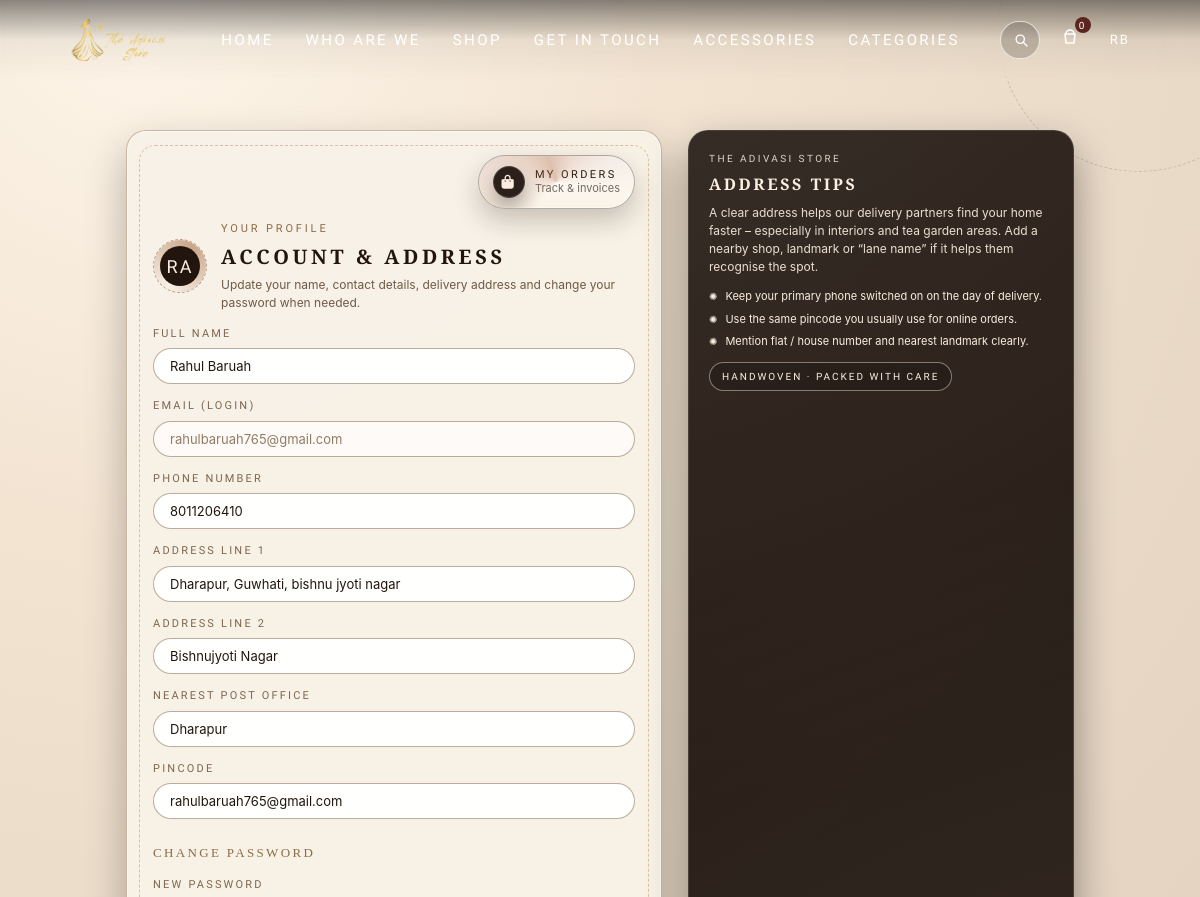
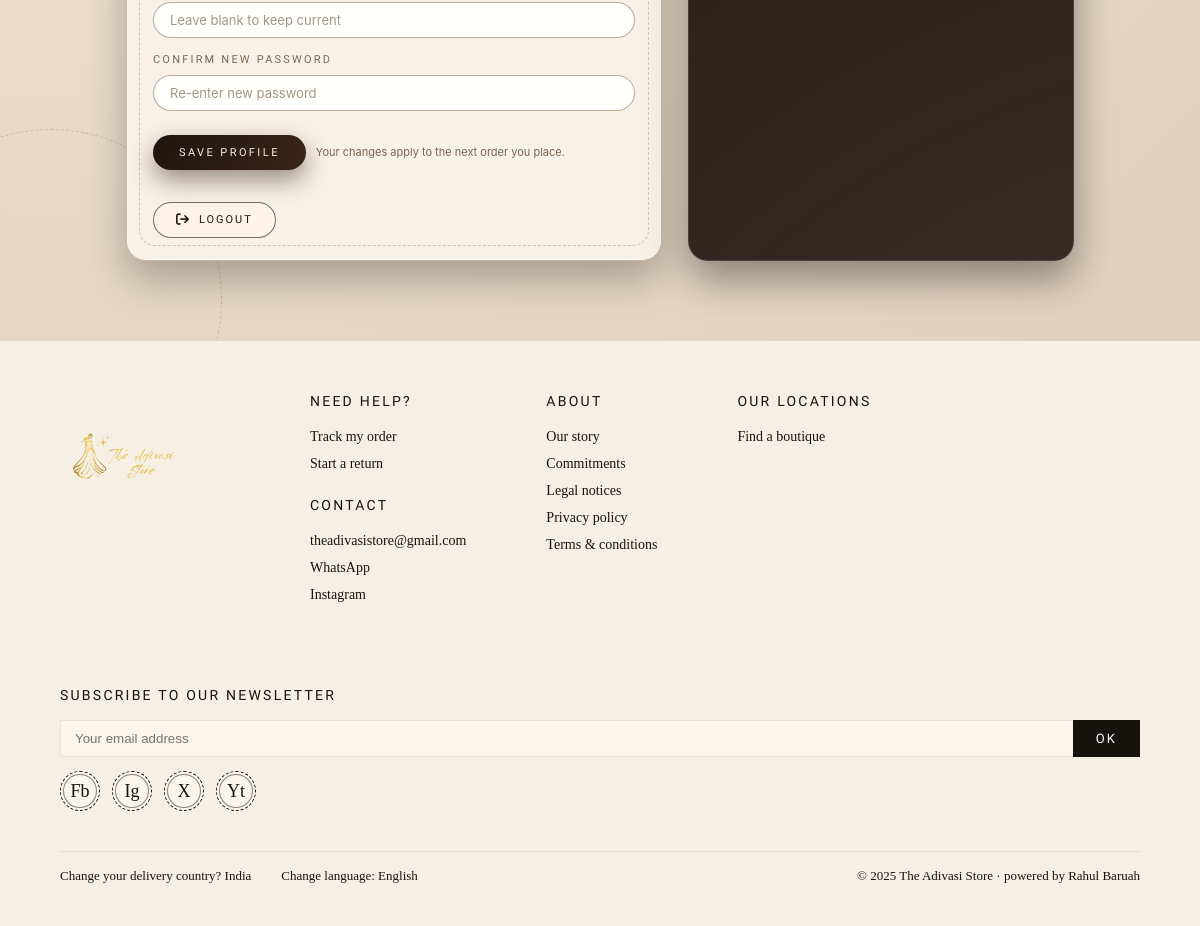
The page /profile (signed in) on the database its author committed (2 pictures, top to bottom).
### app.py (models this page shows, shortened)
class User(UserMixin, db.Model):
    id = db.Column(db.Integer, primary_key=True)
    email = db.Column(db.String(150), unique=True, nullable=False)
    name = db.Column(db.String(150))
    password_hash = db.Column(db.String(255), nullable=False)
    is_admin = db.Column(db.Boolean, default=False)
    phone = db.Column(db.String(30))
    nearest_post_office = db.Column(db.String(150))
    pincode = db.Column(db.String(20))
    address_line1 = db.Column(db.String(255))
    address_line2 = db.Column(db.String(255))
    created_at = db.Column(db.DateTime, default=datetime.utcnow)
    @property
    def initials(self):
        if self.name:
            parts = self.name.strip().split()
            if len(parts) == 1:
                return parts[0][:2].upper()
            return (parts[0][0] + parts[-1][0]).upper()
        return (self.email[:2] if self.email else "GU").upper()

### app.py (the view, shortened to what this page needs)
@app.route("/profile", methods=["GET", "POST"])
@login_required
def profile():
    if current_user.is_admin:
        return redirect(url_for("admin_profile"))
    return render_template("profile.html")

### app.py (called while the page is built)
@login_manager.user_loader
def load_user(user_id):
    return User.query.get(int(user_id))

@app.context_processor
def inject_cart_info():
    cart_count = 0
    if current_user.is_authenticated and not getattr(current_user, "is_admin", False):
        cart_count = (
            db.session.query(db.func.coalesce(db.func.sum(CartItem.quantity), 0))
            .filter_by(user_id=current_user.id)
            .scalar()
            or 0
        )
    cart_just_added = session.pop("cart_just_added", False)
    return dict(
        cart_count=int(cart_count),
        cart_just_added=bool(cart_just_added),
    )

### templates/profile.html (shortened to what this page needs)
{% extends "base.html" %}
{% block content %}
<main>
  <section class="section profile-page">
    <div class="profile-shell">
      <div class="profile-card">
        <div class="profile-top-actions">
          <a href="{{ url_for('my_orders') }}" class="profile-orders-btn" aria-label="My Orders">
            <span class="profile-orders-ico" aria-hidden="true">
              <i class="fa-solid fa-bag-shopping"></i>
            </span>
            <span class="profile-orders-pill">
              <span class="t1">My Orders</span>
              <span class="t2">Track & invoices</span>
            </span>
          </a>
        </div>
        <div class="profile-header">
          <div class="profile-avatar-ring">
            <div class="profile-avatar-initials">
              {{ (current_user.name or current_user.email or 'A')[:2].upper() }}
            </div>
          </div>
          <div class="profile-header-text">
            <div class="profile-kicker">Your Profile</div>
            <h1 class="profile-title">Account & Address</h1>
            <p class="profile-sub">
              Update your name, contact details, delivery address and change your password when needed.
            </p>
          </div>
        </div>
        <form method="POST" class="profile-form">
          <div class="profile-group">
            <label class="profile-label" for="name">Full name</label>
            <div class="profile-input-wrap">
              <input
                id="name"
                type="text"
                name="name"
                class="profile-input"
                placeholder="Your full name"
                value="{{ current_user.name or '' }}"
                required
              >
            </div>
          </div>
          <div class="profile-group">
            <label class="profile-label" for="email">Email (login)</label>
            <div class="profile-input-wrap">
              <input
                id="email"
                type="email"
                class="profile-input"
                value="{{ current_user.email }}"
                disabled
              >
            </div>
          </div>
          <div class="profile-group">
            <label class="profile-label" for="phone">Phone number</label>
            <div class="profile-input-wrap">
              <input
                id="phone"
                type="text"
                name="phone"
                class="profile-input"
                placeholder="10-digit mobile number"
                value="{{ current_user.phone or '' }}"
              >
            </div>
          </div>
          <div class="profile-group">
            <label class="profile-label" for="address_line1">Address line 1</label>
            <div class="profile-input-wrap">
              <input
                id="address_line1"
                type="text"
                name="address_line1"
                class="profile-input"
                placeholder="House / Lane / Locality"
                value="{{ current_user.address_line1 or '' }}"
              >
            </div>
          </div>
          <div class="profile-group">
            <label class="profile-label" for="address_line2">Address line 2</label>
            <div class="profile-input-wrap">
              <input
                id="address_line2"
                type="text"
                name="address_line2"
                class="profile-input"
                placeholder="Landmark / Area"
                value="{{ current_user.address_line2 or '' }}"
              >
            </div>
          </div>
          <div class="profile-group">
            <label class="profile-label" for="nearest_post_office">Nearest Post Office</label>
            <div class="profile-input-wrap">
              <input
                id="nearest_post_office"
                type="text"
                name="nearest_post_office"
                class="profile-input"
                placeholder="Example: Chhimphei PO"
                value="{{ current_user.nearest_post_office or '' }}"
              >
            </div>
          </div>
          <div class="profile-group">
            <label class="profile-label" for="pincode">Pincode</label>
            <div class="profile-input-wrap">
              <input
                id="pincode"
                type="text"
                name="pincode"
                class="profile-input"
                placeholder="e.g. 781 XXX"
                value="{{ current_user.pincode or '' }}"
              >
            </div>
          </div>
          <div class="profile-section-title">Change password</div>
          <div class="profile-group">
            <label class="profile-label" for="new_password">New password</label>
            <div class="profile-input-wrap">
              <input
                id="new_password"
                type="password"
                name="new_password"
                class="profile-input"
                placeholder="Leave blank to keep current"
              >
            </div>
          </div>
          <div class="profile-group">
            <label class="profile-label" for="confirm_password">Confirm new password</label>
            <div class="profile-input-wrap">
              <input
                id="confirm_password"
                type="password"
                name="confirm_password"
                class="profile-input"
                placeholder="Re-enter new password"
              >
            </div>
          </div>
          <div class="profile-submit-row">
            <button type="submit" class="profile-save-btn">
              Save profile
            </button>
            <span class="profile-hint">
              Your changes apply to the next order you place.
            </span>
          </div>
          <div class="profile-logout-wrap">
            <a href="{{ url_for('logout') }}" class="profile-logout">
              <i class="fa-solid fa-arrow-right-from-bracket"></i>
              Logout
            </a>
          </div>
        </form>
      </div>
      <aside class="profile-side-card">
        <div class="profile-side-inner">
          <div class="profile-side-kicker">The Adivasi Store</div>
          <h2 class="profile-side-title">Address tips</h2>
          <p class="profile-side-text">
            A clear address helps our delivery partners find your home faster – especially in interiors and tea
            garden areas. Add a nearby shop, landmark or “lane name” if it helps them recognise the spot.
          </p>
          <ul class="profile-side-list">
            <li>Keep your primary phone switched on on the day of delivery.</li>
            <li>Use the same pincode you usually use for online orders.</li>
            <li>Mention flat / house number and nearest landmark clearly.</li>
          </ul>
          <span class="profile-side-tag">
            <span>Handwoven · Packed with care</span>
          </span>
        </div>
      </aside>
    </div>
  </section>
</main>
{% endblock %}

### templates/base.html (shortened to what this page needs)
<!DOCTYPE html>
<html lang="en">
<head>
  <link rel="stylesheet"
        href="https://cdnjs.cloudflare.com/ajax/libs/font-awesome/6.5.1/css/all.min.css"
 />
</head>
<body>
  <header class="site-header" id="site-header">
    <div class="site-logo">
      <a href="{{ url_for('home') }}" aria-label="Go to Home">
  <img src="{{ url_for('static', filename='images/logo22.png') }}" alt="Brand Logo">
</a>
    </div>
    <nav class="nav-main" aria-label="Main navigation">
      <ul class="nav-links">
        <li><a href="/home">Home</a></li>
        <li><a href="/about">WHO ARE WE</a></li>
        <li><a href="/shop">Shop</a></li>
        <li><a href="/contact">Get In Touch</a></li>
        <li class="nav-item--accessories">
          <a href="javascript:void(0)" id="nav-accessories">Accessories</a>
        </li>
        <li class="nav-item--categories">
          <a href="javascript:void(0)" id="nav-categories">Categories</a>
        </li>
      </ul>
    </nav>
    <div class="nav-actions">
      <div class="nav-search" id="nav-search">
        <button class="search-icon" id="search-button" aria-label="Search">
          <svg viewBox="0 0 24 24" aria-hidden="true">
            <circle cx="11" cy="11" r="5.5"></circle>
            <line x1="15" y1="15" x2="20" y2="20"></line>
          </svg>
        </button>
      </div>
      <div class="nav-cart" title="Cart">
        <svg viewBox="0 0 24 24" aria-hidden="true">
          <path d="M8 9c0-2.2 1.8-4 4-4s4 1.8 4 4"></path>
          <path d="M7 9h10l-1 9H8L7 9z"></path>
        </svg>
      </div>
      <div class="nav-login">
        {% if current_user.is_authenticated %}
          <a href="{{ url_for('profile') }}">
            <span>{{ current_user.initials }}</span>
          </a>
        {% else %}
          <a href="{{ url_for('login') }}">
            <span>Login</span>
          </a>
        {% endif %}
      </div>
    </div>
  </header>
  {% block content %}{% endblock %}
  <footer class="site-footer">
    <div class="footer-top">
      <div class="footer-logo">
        <a href="{{ url_for('home') }}" aria-label="Go to Home">
  <img src="{{ url_for('static', filename='images/logo22.png') }}" alt="Brand Footer Logo">
</a>
      </div>
      <div class="footer-column">
        <div class="footer-column-title">Need Help?</div>
        <ul>
          <li><a href="{{ url_for('my_orders') }}">Track my order</a></li>
          <li><a href="#">Start a return</a></li>
        </ul>
        <br>
        <div class="footer-column-title">Contact</div>
        <ul>
          <li><a href="mailto:theadivasistore@gmail.com">theadivasistore@gmail.com</a></li>
          <li><a href="#">WhatsApp</a></li>
          <li><a href="#">Instagram</a></li>
        </ul>
      </div>
      <div class="footer-column">
        <div class="footer-column-title">About</div>
        <ul>
          <li><a href="#">Our story</a></li>
          <li><a href="#">Commitments</a></li>
          <li><a href="#">Legal notices</a></li>
          <li><a href="#">Privacy policy</a></li>
          <li><a href="#">Terms &amp; conditions</a></li>
        </ul>
      </div>
      <div class="footer-column">
        <div class="footer-column-title">Our Locations</div>
        <ul>
          <li><a href="#">Find a boutique</a></li>
        </ul>
      </div>
      <div class="footer-newsletter">
        <div class="footer-column-title">Subscribe to our Newsletter</div>
        <div class="footer-newsletter-input">
          <input type="email" placeholder="Your email address">
          <button type="button">OK</button>
        </div>
        <div class="footer-socials">
          <a href="#" class="social-badge">Fb</a>
          <a href="#" class="social-badge">Ig</a>
          <a href="#" class="social-badge">X</a>
          <a href="#" class="social-badge">Yt</a>
        </div>
      </div>
    </div>
    <div class="footer-bottom">
      <div class="footer-meta-row">
        <span>Change your delivery country? India</span>
        <span>Change language: English</span>
      </div>
      <span>&copy; 2025 The Adivasi Store · powered by Rahul Baruah </span>
    </div>
  </footer>
</body>
</html>

### rows shown on the page
User: initials "RB", name "RA", name "Rahul Baruah", email "rahulbaruah765@gmail.com", phone "8011206410", address_line1 "Dharapur, Guwhati, bishnu jyoti nagar", address_line2 "Bishnujyoti Nagar", nearest_post_office "Dharapur", pincode "rahulbaruah765@gmail.com"
